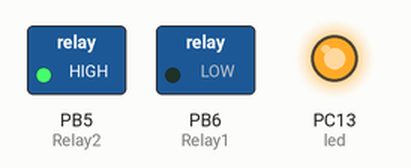
The sketch below on a simulated STM32 Blue Pill. On the bench: switched loads named in the sketch (green lamp = pin HIGH), output pins drawn as LEDs (lit = HIGH). What the sketch prints to the serial monitor is not drawn.

Above: at 1.0 s.
At 3.0 s:
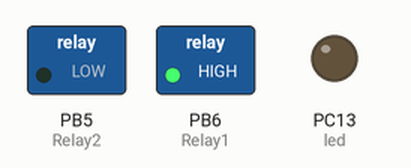
Timing chart, 0 to 5.2 s (numbered marks = the images above):
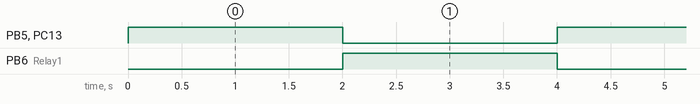

The sketch:

STM32_relay_test.ino
```cpp
byte Relay1 = PB6;
byte Relay2 = PB5;
byte led = PC13;
int oldMillis;
bool relayOn = false;

void setup() {
  // put your setup code here, to run once:
  pinMode(Relay1, OUTPUT);
  pinMode(Relay2,OUTPUT);
  pinMode(led,OUTPUT);
  oldMillis = millis();
  Serial.begin(9600);

}

void loop() {
  // put your main code here, to run repeatedly:
  if (millis()-oldMillis > 2000){
    relayOn=!relayOn;
    oldMillis=millis();
  }

  if (relayOn){
    digitalWrite(Relay1, HIGH);
      digitalWrite(Relay2, LOW);
    digitalWrite(led, LOW);
    Serial.println("Relay1 ON");
  }else{
    digitalWrite(Relay1, LOW);
    digitalWrite(Relay2, HIGH);
    digitalWrite(led, HIGH);
  }

}
```

Measured:
- by itself, PB5 (Relay2), PB6 (Relay1), PC13 (led): alternates HIGH for 2.0 s and LOW for 2.0 s
